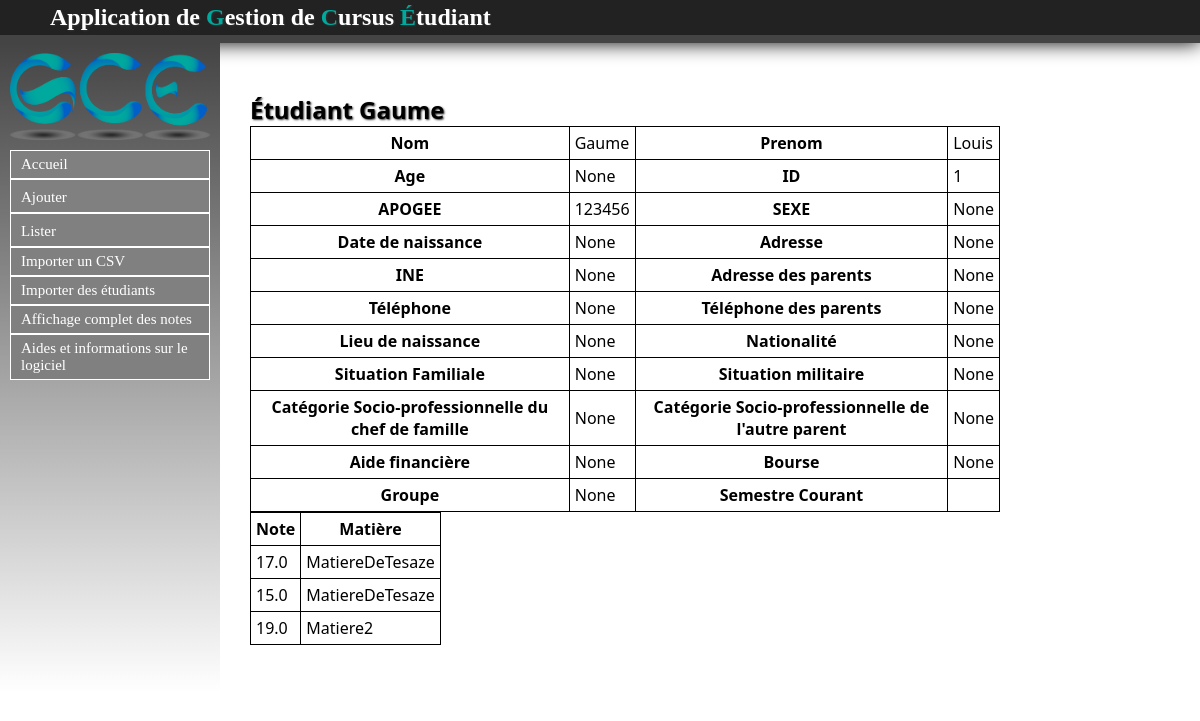
The app's page /Etudiant/listeretu/1 with its own data.
### Etudiant/models.py (models this page shows, shortened)
class Etu(models.Model):
	nom = models.CharField(max_length=30, null=False)
	prenom = models.CharField(max_length=30, null=False)
	age = models.IntegerField(null=True)
	apogee = models.IntegerField(null=True)
	date_naissance = models.DateField(null=True)
	sexe = models.CharField(max_length=1, null=True)
	adresse = models.CharField(max_length=100, null=True)
	ine = models.CharField(max_length=100, null=True)
	adresse_parents = models.CharField(max_length=100, null=True)
	tel = models.IntegerField(null=True)
	tel_par = models.IntegerField(null=True)
	lieu_naissance = models.CharField(max_length=100, null=True)
	nationalite = models.CharField(max_length=100, null=True)
	situation_familiale = models.CharField(max_length=100, null=True)
	situation_militaire = models.CharField(max_length=100, null=True)
	cate_socio_pro_chef_famille = models.CharField(max_length=100, null=True)
	cate_socio_pro_autre_parent = models.CharField(max_length=100, null=True)
	aide_financiere = models.CharField(max_length=100, null=True)
	bourse = models.CharField(max_length=100, null=True)
	groupe = models.ForeignKey(Groupe, null=True)

### Note/models.py (models this page shows, shortened)
class Note(models.Model):
	valeur = models.FloatField()
	etudiant = models.ForeignKey(Etu, null=False)
	annee = models.ForeignKey(Annee, null=True)
	matiere = models.ForeignKey(Matiere, null=False)

### Matiere/models.py (models this page shows, shortened)
class Matiere(models.Model):
	intitule = models.CharField(max_length=30,null=False)
	code = models.CharField(max_length=30,null=False)
	coefficient = models.FloatField(default=1.0)
	ue = models.ForeignKey('UE.ue', null=True)

### Etudiant/views.py (the view)
# urls.py: url(r'^listeretu/(?P<id>\d+)$', views.listeretu),
def listeretu(request, id):
	etu = get_object_or_404(Etu, id=id)
	notes = Note.objects.filter(etudiant__id=id)
	return render(request, 'contenu_html/listeretu.html', locals())

### Etudiant/templates/contenu_html/listeretu.html (shortened to what this page needs)
{% extends "templates/base.html" %}
{% block content %}
<h1>Étudiant {{ etu.nom }}</h1>
<table id="b">
	<tr>
		<th>Nom</th>
		<td>{{ etu.nom }}</td>
		<th>Prenom</th>
		<td>{{ etu.prenom }}</td>
	</tr>
	<tr>
		<th>Age</th>
		<td>{{ etu.age }}</td>
		<th>ID</th>
		<td>{{ etu.id }}</td>
	</tr>
	<tr>
		<th>APOGEE</th>
		<td>{{ etu.apogee }}</td>
		<th>SEXE</th>
		<td>{{ etu.sexe }}</td>
	</tr>
	<tr>
		<th>Date de naissance</th>
		<td>{{ etu.date_naissance }}</td>
		<th>Adresse</th>
		<td>{{ etu.adresse }}</td>
	</tr>
	<tr>
		<th>INE</th>
		<td>{{ etu.ine }}</td>
		<th>Adresse des parents</th>
		<td>{{ etu.adresse_parents }}</td>
	</tr>
	<tr>
		<th>Téléphone</th>
		<td>{{ etu.tel }}</td>
		<th>Téléphone des parents</th>
		<td>{{ etu.tel_par }}</td>
	</tr>
	<tr>
		<th>Lieu de naissance</th>
		<td>{{ etu.lieu_naissance }}</td>
		<th>Nationalité</th>
		<td>{{ etu.nationalite }}</td>
	</tr>
	<tr>
		<th>Situation Familiale</th>
		<td>{{ etu.situation_familiale }}</td>
		<th>Situation militaire</th>
		<td>{{ etu.situation_militaire }}</td>
	</tr>
	<tr>
		<th>Catégorie Socio-professionnelle du chef de famille</th>
		<td>{{ etu.cate_socio_pro_chef_famille }}</td>
		<th>Catégorie Socio-professionnelle de l'autre parent</th>
		<td>{{ etu.cate_socio_pro_autre_parent }}</td>
	</tr>
	<tr>
		<th>Aide financière</th>
		<td>{{ etu.aide_financiere }}</td>
		<th>Bourse</th>
		<td>{{ etu.bourse }}</td>
	</tr>
	<tr>
		<th>Groupe</th>
		<td>{{ etu.groupe }}</td>
		<th>Semestre Courant</th>
		<td>{{ etu.semestre }}</td>
	</tr>
</table>
{% if not notes %}
	<p>L'étudiant n'a pas de notes</p>
{% else %}
	<table style="border:1px solid black; border-collapse : collapse;">
	<tr>
		<th style="border:1px solid black;">Note</th>
		<th style="border:1px solid black;">Matière</th>
	</tr>
{% endif %}
{% for note in notes %}
	<tr>
		<td style="border:1px solid black;">{{ note.valeur }}</td>
		<td style="border:1px solid black;">{{ note.matiere.intitule }}</td>
	</tr>
{% endfor %}
</table>
{% endblock %}

### static/css/stylesheet.css (style rules this page uses)
html,body { height: 100%; }
body { font-family: "Segoe UI", Verdana, serif; font-size:12pt; margin:0; padding:0; }
h1 { text-shadow:1px 1px 2px #333333; text-align: left; color:white; margin:0px; margin-left: 50px; font-size: 1.5em; }
table { border:1px solid black; border-collapse : collapse; }
#main h1 { color: black; }
table { margin-left: 50px; }
td, th { padding: 5px; border:1px solid black; }

### records on screen
Etu: nom "Gaume", prenom "Louis", age "None", id "1", apogee "123456", sexe "None", date_naissance "None", adresse "None", ine "None", adresse_parents "None", tel "None", tel_par "None", lieu_naissance "None", nationalite "None", situation_familiale "None", situation_militaire "None", cate_socio_pro_chef_famille "None", cate_socio_pro_autre_parent "None", aide_financiere "None", bourse "None", groupe "None"
Note: valeur "17.0", matiere.intitule "MatiereDeTesaze"
Note: valeur "15.0", matiere.intitule "MatiereDeTesaze"
Note: valeur "19.0", matiere.intitule "Matiere2"
